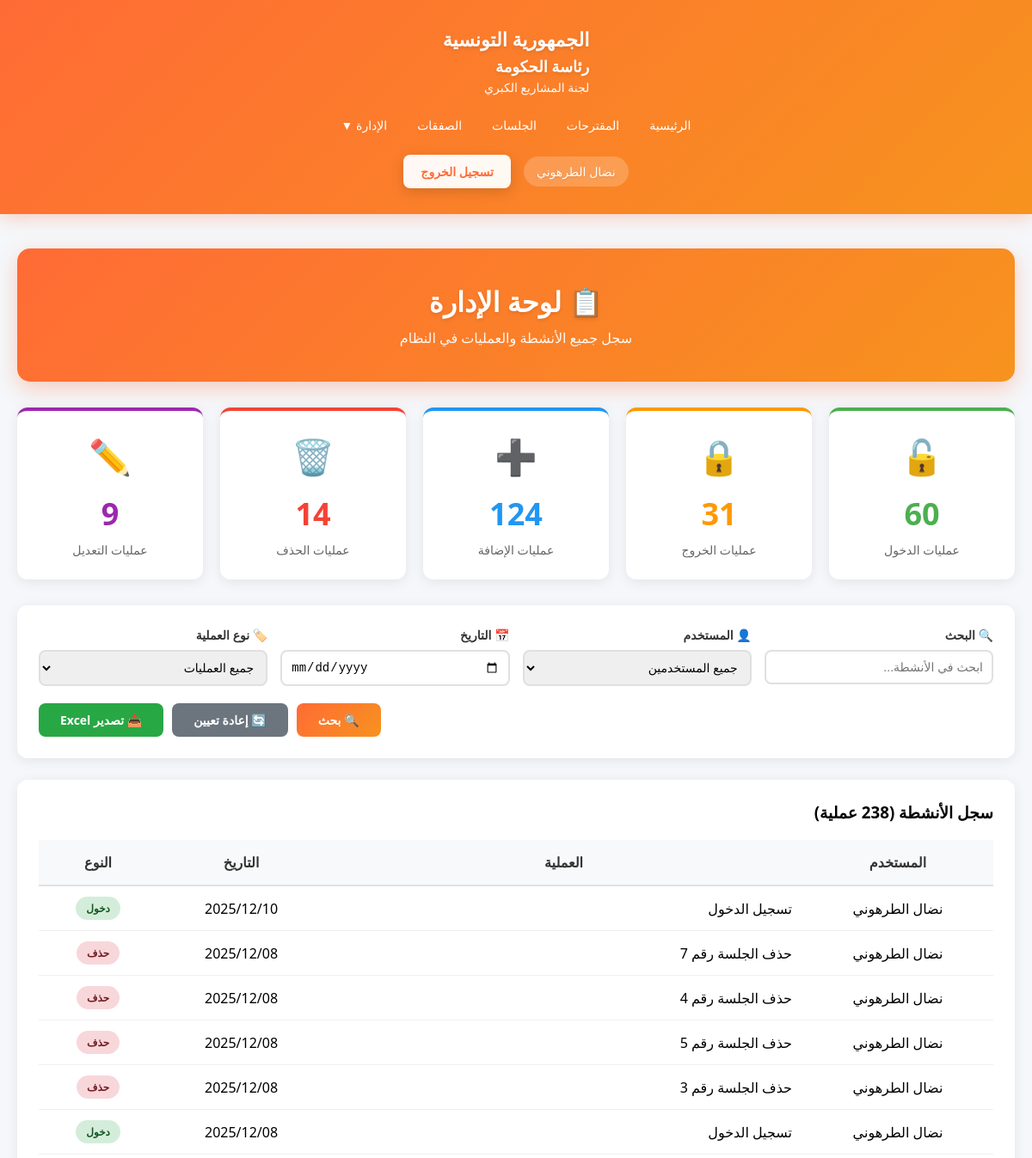
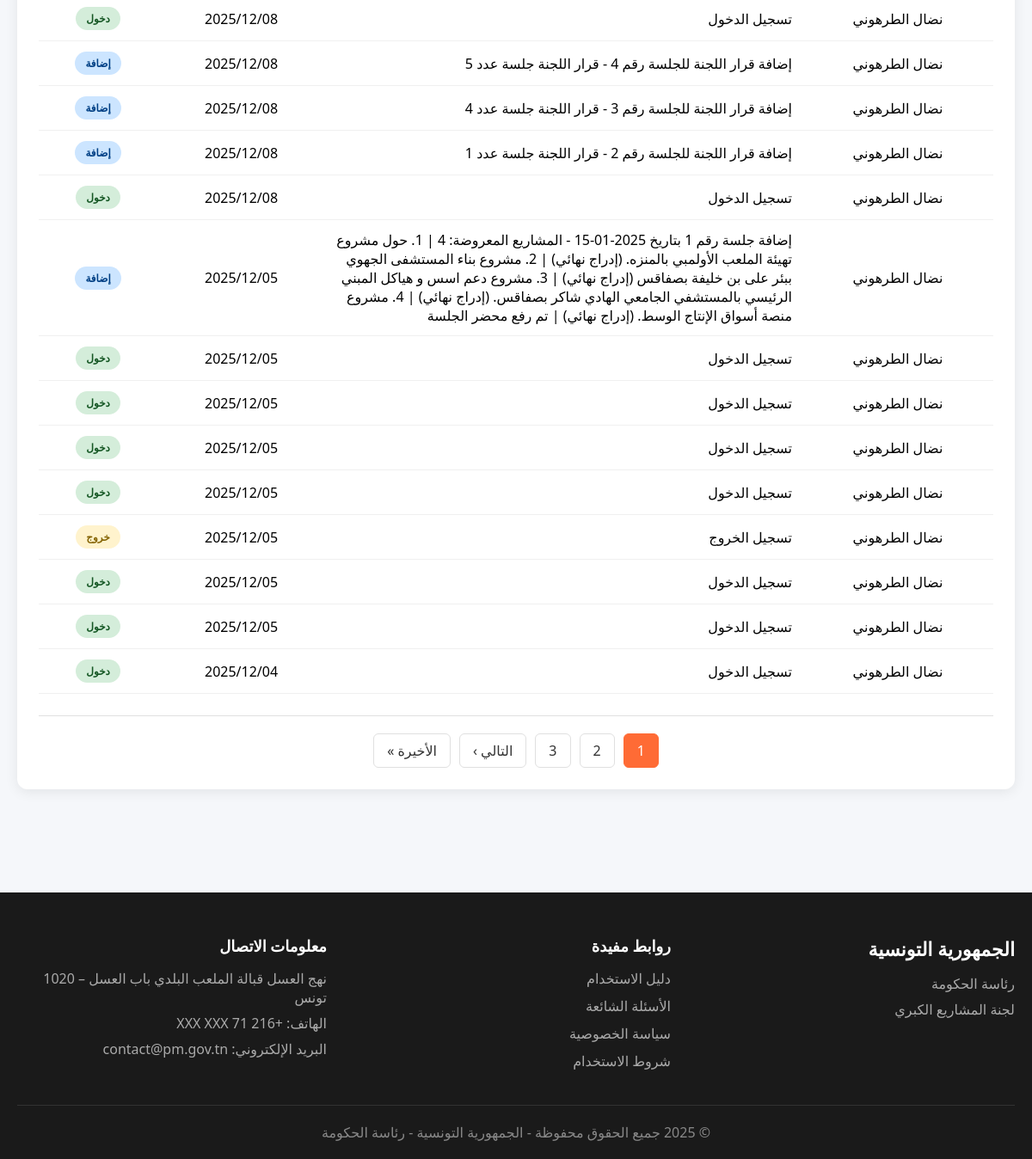
Page /Views/administration.php (signed in) on the committed database (2 pictures, top to bottom).
### tables this page shows
CREATE TABLE `journal` (
  `idJournal` int(11) NOT NULL,
  `idUser` int(11) NOT NULL,
  `action` varchar(400) NOT NULL,
  `date` date NOT NULL
);

CREATE TABLE `user` (
  `idUser` int(11) NOT NULL,
  `nomUser` varchar(200) NOT NULL,
  `emailUser` varchar(300) NOT NULL,
  `typeCpt` int(1) NOT NULL,
  `login` varchar(20) NOT NULL,
  `pw` varchar(255) NOT NULL
);

### Views/administration.php (the view, shortened to what this page needs)
<?php
$database = new Database();
$db = $database->getConnection();
$filterUser = isset($_GET['user']) ? Security::sanitizeInput($_GET['user']) : '';
$filterAction = isset($_GET['action_type']) ? Security::sanitizeInput($_GET['action_type']) : '';
$filterDate = isset($_GET['date']) ? Security::sanitizeInput($_GET['date']) : '';
$search = isset($_GET['search']) ? Security::sanitizeInput($_GET['search']) : '';
$page = isset($_GET['page']) ? intval($_GET['page']) : 1;
$perPage = 20;
$offset = ($page - 1) * $perPage;
$sql = "SELECT j.*, u.nomUser, u.emailUser
        FROM journal j
        LEFT JOIN user u ON j.idUser = u.idUser
        WHERE 1=1";
$countSql = "SELECT COUNT(*) as total FROM ({$sql}) as subquery";
$countStmt = $db->prepare($countSql);
$countStmt->execute();
$totalRecords = $countStmt->fetch(PDO::FETCH_ASSOC)['total'];
$totalPages = ceil($totalRecords / $perPage);
$sql .= " ORDER BY j.idJournal DESC LIMIT :limit OFFSET :offset";
$stmt = $db->prepare($sql);
$stmt->bindValue(':limit', $perPage, PDO::PARAM_INT);
$stmt->bindValue(':offset', $offset, PDO::PARAM_INT);
$stmt->execute();
$logs = $stmt->fetchAll(PDO::FETCH_ASSOC);
$statsLogin = $db->query("SELECT COUNT(*) as total FROM journal WHERE action LIKE '%تسجيل الدخول%'")->fetch()['total'];
$statsLogout = $db->query("SELECT COUNT(*) as total FROM journal WHERE action LIKE '%تسجيل الخروج%'")->fetch()['total'];
$statsAjout = $db->query("SELECT COUNT(*) as total FROM journal WHERE action LIKE '%إضافة%'")->fetch()['total'];
$statsSupp = $db->query("SELECT COUNT(*) as total FROM journal WHERE action LIKE '%حذف%'")->fetch()['total'];
$statsModif = $db->query("SELECT COUNT(*) as total FROM journal WHERE action LIKE '%تعديل%'")->fetch()['total'];
?>
<!DOCTYPE html>
<html lang="ar" dir="rtl">
<head>
    <link rel="stylesheet" href="../assets/css/style.css">
</head>
<body>
    <?php include 'includes/header.php'; ?>
    <section class="content-section" style="padding: 40px 0;">
        <div class="container">
            <div class="admin-header">
                <h2>📋 لوحة الإدارة</h2>
                <p>سجل جميع الأنشطة والعمليات في النظام</p>
            </div>
            <div class="stats-cards">
                <div class="stat-card-admin login">
                    <div class="icon">🔓</div>
                    <div class="number"><?php echo $statsLogin; ?></div>
                    <div class="label">عمليات الدخول</div>
                </div>
                <div class="stat-card-admin logout">
                    <div class="icon">🔒</div>
                    <div class="number"><?php echo $statsLogout; ?></div>
                    <div class="label">عمليات الخروج</div>
                </div>
                <div class="stat-card-admin add">
                    <div class="icon">➕</div>
                    <div class="number"><?php echo $statsAjout; ?></div>
                    <div class="label">عمليات الإضافة</div>
                </div>
                <div class="stat-card-admin delete">
                    <div class="icon">🗑️</div>
                    <div class="number"><?php echo $statsSupp; ?></div>
                    <div class="label">عمليات الحذف</div>
                </div>
                <div class="stat-card-admin edit">
                    <div class="icon">✏️</div>
                    <div class="number"><?php echo $statsModif; ?></div>
                    <div class="label">عمليات التعديل</div>
                </div>
            </div>
            <div class="filters-panel">
                <form method="GET" action="">
                    <div class="filters-grid">
                        <div class="filter-group">
                            <label>🔍 البحث</label>
                            <input type="text" name="search" placeholder="ابحث في الأنشطة..."
                                   value="<?php echo htmlspecialchars($search); ?>">
                        </div>
                        <div class="filter-group">
                            <label>👤 المستخدم</label>
                            <select name="user">
                                <option value="">جميع المستخدمين</option>
                            </select>
                        </div>
                        <div class="filter-group">
                            <label>📅 التاريخ</label>
                            <input type="date" name="date" value="<?php echo htmlspecialchars($filterDate); ?>">
                        </div>
                        <div class="filter-group">
                            <label>🏷️ نوع العملية</label>
                            <select name="action_type">
                                <option value="">جميع العمليات</option>
                            </select>
                        </div>
                    </div>
                    <div class="filter-actions">
                        <button type="submit" class="btn btn-primary">🔍 بحث</button>
                        <a href="administration.php" class="btn btn-secondary">🔄 إعادة تعيين</a>
                        <a href="export_logs.php" class="btn btn-export">📥 تصدير Excel</a>
                    </div>
                </form>
            </div>
            <div class="logs-table">
                <h3 style="margin-bottom: 20px;">سجل الأنشطة (<?php echo $totalRecords; ?> عملية)</h3>
                <?php if (count($logs) > 0): ?>
                    <table>
                        <thead>
                            <tr>
                                <th>المستخدم</th>
                                <th>العملية</th>
                                <th>التاريخ</th>
                                <th>النوع</th>
                            </tr>
                        </thead>
                        <tbody>
                            <?php foreach ($logs as $log): ?>
                                <tr>
                                    <td><?php echo htmlspecialchars($log['nomUser']); ?></td>
                                    <td style="text-align: right; width: 50%;">
                                        <?php echo htmlspecialchars($log['action']); ?>
                                    </td>
                                    <td><?php echo date('Y/m/d', strtotime($log['date'])); ?></td>
                                    <td>
                                        <?php
                                        $badgeClass = 'action-login';
                                        $badgeText = 'عملية';
                                        if (strpos($log['action'], 'تسجيل الدخول') !== false) {
                                            $badgeClass = 'action-login';
                                            $badgeText = 'دخول';
                                        } elseif (strpos($log['action'], 'تسجيل الخروج') !== false) {
                                            $badgeClass = 'action-logout';
                                            $badgeText = 'خروج';
                                        } elseif (strpos($log['action'], 'إضافة') !== false) {
                                            $badgeClass = 'action-add';
                                            $badgeText = 'إضافة';
                                        } elseif (strpos($log['action'], 'حذف') !== false) {
                                            $badgeClass = 'action-delete';
                                            $badgeText = 'حذف';
                                        } elseif (strpos($log['action'], 'تعديل') !== false) {
                                            $badgeClass = 'action-edit';
                                            $badgeText = 'تعديل';
                                        }
                                        ?>
                                        <span class="action-badge <?php echo $badgeClass; ?>">
                                            <?php echo $badgeText; ?>
                                        </span>
                                    </td>
                                </tr>
                            <?php endforeach; ?>
                        </tbody>
                    </table>
                    <?php if ($totalPages > 1): ?>
                        <div class="pagination">
                            <?php
                            $start = max(1, $page - 2);
                            $end = min($totalPages, $page + 2);
                            for ($i = $start; $i <= $end; $i++):
                            ?>
                                <?php if ($i == $page): ?>
                                    <span class="active"><?php echo $i; ?></span>
                                <?php else: ?>
                                    <a href="?page=<?php echo $i; ?><?php echo !empty($search) ? '&search='.$search : '';
                                        echo !empty($filterUser) ? '&user='.$filterUser : '';
                                        echo !empty($filterDate) ? '&date='.$filterDate : '';
                                        echo !empty($filterAction) ? '&action_type='.$filterAction : ''; ?>">
                                        <?php echo $i; ?>
                                    </a>
                                <?php endif; ?>
                            <?php endfor; ?>
                            <?php if ($page < $totalPages): ?>
                                <a href="?page=<?php echo $page+1; ?><?php echo !empty($search) ? '&search='.$search : '';
                                    echo !empty($filterUser) ? '&user='.$filterUser : '';
                                    echo !empty($filterDate) ? '&date='.$filterDate : '';
                                    echo !empty($filterAction) ? '&action_type='.$filterAction : ''; ?>">
                                    التالي ›
                                </a>
                                <a href="?page=<?php echo $totalPages; ?><?php echo !empty($search) ? '&search='.$search : '';
                                    echo !empty($filterUser) ? '&user='.$filterUser : '';
                                    echo !empty($filterDate) ? '&date='.$filterDate : '';
                                    echo !empty($filterAction) ? '&action_type='.$filterAction : ''; ?>">
                                    الأخيرة »
                                </a>
                            <?php endif; ?>
                        </div>
                    <?php endif; ?>
                <?php else: ?>
                    <div class="no-data">
                        <p>🔭 لا توجد سجلات لعرضها</p>
                    </div>
                <?php endif; ?>
            </div>
        </div>
    </section>
    <?php include 'includes/footer.php'; ?>
</body>
</html>

### assets/CSS/style.css (style rules this page uses)
* { margin: 0; padding: 0; box-sizing: border-box; }
body { font-family: 'Segoe UI', Tahoma, Geneva, Verdana, sans-serif; background: #f5f7fa; direction: rtl; }
.container { max-width: 1400px; margin: 0 auto; padding: 0 20px; }
.content-section { padding: 60px 0; }
table { width: 100%; border-collapse: collapse; }
th { background: #f8f9fa; padding: 15px; text-align: center; font-weight: 600; color: #333; border-bottom: 2px solid #dee2e6; }
td { padding: 15px; text-align: center; border-bottom: 1px solid #f0f0f0; }
table th:nth-child(1), table td:nth-child(1) { width: 20%; max-width: 200px; }
table th:nth-child(2), table td:nth-child(2) { width: 15%; }

### Views/administration.php (style rules this page uses)
.admin-header { background: linear-gradient(135deg, #FF6B35 0%, #F7931E 100%); color: white; padding: 40px; border-radius: 15px; margin-bottom: 30px; text-align: center; box-shadow: 0 8px 25px rgba(255, 107, 53, 0.3); }
.admin-header h2 { font-size: 32px; margin-bottom: 10px; text-shadow: 0 2px 4px rgba(0, 0, 0, 0.1); }
.admin-header p { font-size: 16px; opacity: 0.95; }
.stats-cards { display: grid; grid-template-columns: repeat(auto-fit, minmax(200px, 1fr)); gap: 20px; margin-bottom: 30px; }
.stat-card-admin { background: white; padding: 25px; border-radius: 12px; box-shadow: 0 3px 15px rgba(0,0,0,0.08); text-align: center; transition: transform 0.3s; }
.stat-card-admin .icon { font-size: 40px; margin-bottom: 15px; }
.stat-card-admin .number { font-size: 36px; font-weight: bold; margin-bottom: 8px; }
.stat-card-admin .label { color: #666; font-size: 14px; }
.stat-card-admin.login { border-top: 4px solid #4caf50; }
.stat-card-admin.login .icon { color: #4caf50; }
.stat-card-admin.login .number { color: #4caf50; }
.stat-card-admin.logout { border-top: 4px solid #ff9800; }
.stat-card-admin.logout .icon { color: #ff9800; }
.stat-card-admin.logout .number { color: #ff9800; }
.stat-card-admin.add { border-top: 4px solid #2196F3; }
.stat-card-admin.add .icon { color: #2196F3; }
.stat-card-admin.add .number { color: #2196F3; }
.stat-card-admin.delete { border-top: 4px solid #f44336; }
.stat-card-admin.delete .icon { color: #f44336; }
.stat-card-admin.delete .number { color: #f44336; }
.stat-card-admin.edit { border-top: 4px solid #9c27b0; }
.stat-card-admin.edit .icon { color: #9c27b0; }
.stat-card-admin.edit .number { color: #9c27b0; }
.filters-panel { background: white; padding: 25px; border-radius: 12px; box-shadow: 0 3px 15px rgba(0,0,0,0.08); margin-bottom: 25px; }
.filters-grid { display: grid; grid-template-columns: repeat(auto-fit, minmax(200px, 1fr)); gap: 15px; margin-bottom: 20px; }
.filter-group label { display: block; margin-bottom: 8px; font-weight: 600; color: #333; font-size: 14px; }
.filter-group input, .filter-group select { width: 100%; padding: 10px; border: 2px solid #e0e0e0; border-radius: 8px; font-size: 14px; }
.filter-actions { display: flex; gap: 10px; justify-content: flex-end; }
.btn { padding: 10px 25px; border: none; border-radius: 8px; font-size: 14px; font-weight: 600; cursor: pointer; transition: all 0.3s; text-decoration: none; display: inline-block; }
.btn-primary { background: linear-gradient(135deg, #FF6B35 0%, #F7931E 100%); color: white; }
.btn-secondary { background: #6c757d; color: white; }
.btn-export { background: #28a745; color: white; }
.logs-table { background: white; border-radius: 12px; padding: 25px; box-shadow: 0 3px 15px rgba(0,0,0,0.08); overflow-x: auto; }
table { width: 100%; border-collapse: collapse; }
thead { background: linear-gradient(135deg, #FF6B35 0%, #F7931E 100%); color: white; }
th { padding: 15px; text-align: center; font-weight: 600; }
td { padding: 12px; text-align: center; border-bottom: 1px solid #f0f0f0; }
.action-badge { padding: 5px 12px; border-radius: 15px; font-size: 12px; font-weight: 600; display: inline-block; }
.action-login { background: #d4edda; color: #155724; }
.action-logout { background: #fff3cd; color: #856404; }
.action-add { background: #cce5ff; color: #004085; }
.action-delete { background: #f8d7da; color: #721c24; }
.pagination { display: flex; justify-content: center; gap: 10px; margin-top: 25px; padding-top: 20px; border-top: 1px solid #e0e0e0; }
.pagination a, .pagination span { padding: 8px 15px; border: 1px solid #e0e0e0; border-radius: 6px; text-decoration: none; color: #333; transition: all 0.3s; }
.pagination .active { background: #FF6B35; color: white; border-color: #FF6B35; }

### Views/includes/header.php (style rules this page uses)
.container { max-width: 1400px; margin: 0 auto; padding: 0 20px; }

### rows in the picture
journal: idUser.nomUser "نضال الطرهوني", action "تسجيل الدخول", date "2025/12/10", action "دخول"
journal: idUser.nomUser "نضال الطرهوني", action "حذف الجلسة رقم 7", date "2025/12/08", action "حذف"
journal: idUser.nomUser "نضال الطرهوني", action "حذف الجلسة رقم 4", date "2025/12/08", action "حذف"
journal: idUser.nomUser "نضال الطرهوني", action "حذف الجلسة رقم 5", date "2025/12/08", action "حذف"
journal: idUser.nomUser "نضال الطرهوني", action "حذف الجلسة رقم 3", date "2025/12/08", action "حذف"
journal: idUser.nomUser "نضال الطرهوني", action "تسجيل الدخول", date "2025/12/08", action "دخول"
journal: idUser.nomUser "نضال الطرهوني", action "تسجيل الدخول", date "2025/12/08", action "دخول"
journal: idUser.nomUser "نضال الطرهوني", action "إضافة قرار اللجنة للجلسة رقم 4 - قرار اللجنة جلسة عدد 5", date "2025/12/08", action "إضافة"
journal: idUser.nomUser "نضال الطرهوني", action "إضافة قرار اللجنة للجلسة رقم 3 - قرار اللجنة جلسة عدد 4", date "2025/12/08", action "إضافة"
journal: idUser.nomUser "نضال الطرهوني", action "إضافة قرار اللجنة للجلسة رقم 2 - قرار اللجنة جلسة عدد 1", date "2025/12/08", action "إضافة"
journal: idUser.nomUser "نضال الطرهوني", action "تسجيل الدخول", date "2025/12/08", action "دخول"
journal: idUser.nomUser "نضال الطرهوني", action "إضافة جلسة رقم 1 بتاريخ 2025-01-15 - المشاريع المعروضة: 4 | 1. حول مشروع تهيئة الملعب الأولمبي بالمنزه. (إدراج نهائي) | 2. مشروع بناء المستشفى الجهوي ببئر على بن خليفة بصفاقس (إدراج نهائي) | 3. مشروع دعم اسس و هياكل المبني الرئيسي بالمستشفي الجامعي الهادي شاكر بصفاقس. (إدراج نهائي) | 4. مشروع منصة أسواق الإنتاج الوسط. (إدراج نهائي) | تم رفع محضر الجلسة", date "2025/12/05", action "إضافة"
journal: idUser.nomUser "نضال الطرهوني", action "تسجيل الدخول", date "2025/12/05", action "دخول"
journal: idUser.nomUser "نضال الطرهوني", action "تسجيل الدخول", date "2025/12/05", action "دخول"
journal: idUser.nomUser "نضال الطرهوني", action "تسجيل الدخول", date "2025/12/05", action "دخول"
journal: idUser.nomUser "نضال الطرهوني", action "تسجيل الدخول", date "2025/12/05", action "دخول"
journal: idUser.nomUser "نضال الطرهوني", action "تسجيل الخروج", date "2025/12/05", action "خروج"
journal: idUser.nomUser "نضال الطرهوني", action "تسجيل الدخول", date "2025/12/05", action "دخول"
journal: idUser.nomUser "نضال الطرهوني", action "تسجيل الدخول", date "2025/12/05", action "دخول"
journal: idUser.nomUser "نضال الطرهوني", action "تسجيل الدخول", date "2025/12/04", action "دخول"

### other values in the picture
$_SESSION['user_name'] "نضال الطرهوني"
$statsLogin "60"
$statsLogout "31"
$statsAjout "124"
$statsSupp "14"
$statsModif "9"
